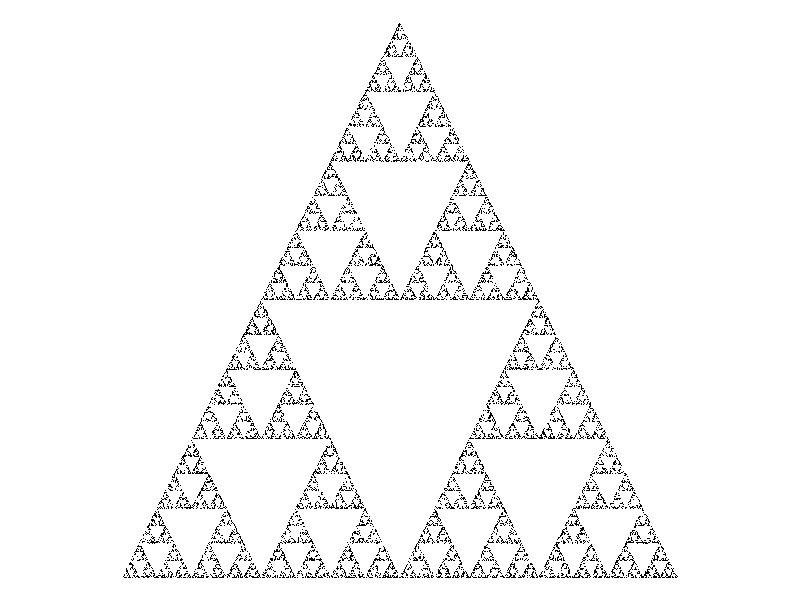

R code for this plot:
#####################################################################
# Sierpinski triangle in R
# by Yihui Xie @ 2009-04-03
# see http://en.wikipedia.org/wiki/Sierpinski_triangle for details
#####################################################################

# a random start point in the triangle 
x = runif(1)
y = runif(1, 0, sqrt(3)/2)
while (!(y <= sqrt(3) * x & y <= -sqrt(3) * (x - 1))) {
   x = runif(1)
   y = runif(1, 0, sqrt(3)/2)
}
# set up the 'canvas'
par(mar = rep(0, 4), pty = "s")
plot(0, type = "n", xlim = c(0, 1), ylim = c(0, sqrt(3)/2),
   ann = FALSE, axes = FALSE)
vx = c(0, 1, 0.5)
vy = c(0, 0, sqrt(3)/2)
# draw points
for (i in 1:20000) {
   idx = sample(3, 1)
   points(x <- (x + vx[idx])/2, y <- (y + vy[idx])/2, pch = ".")
}
